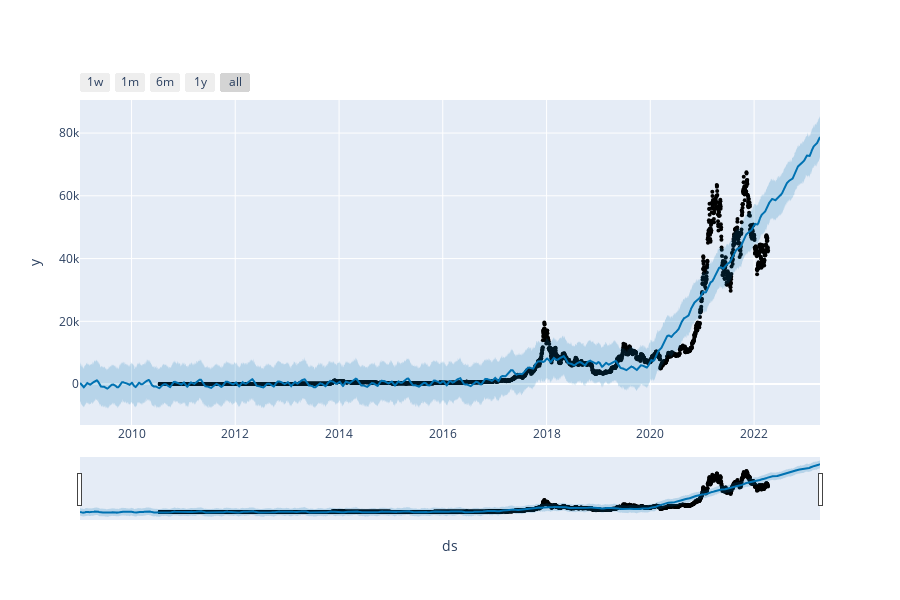

The cell this chart's notebook holds for it:
### Code cell
plot_plotly(m, forecast)

### Figure 1 — Plotly figure (JSON) as saved in the notebook; plotly's stock layout.template omitted (floating-point values rounded to 4 significant figures; data arrays with more than 128 entries replaced by an {"elided": "..."} marker saying what was removed)
{"data": [{"marker": {"color": "black", "size": 4}, "mode": "markers", "name": "Actual", "type": "scatter", "x": {"elided": "4284 str values"}, "y": {"elided": "4284 float values"}}, {"hoverinfo": "skip", "line": {"width": 0}, "mode": "lines", "type": "scatter", "x": {"elided": "5211 str values"}, "y": {"elided": "5211 float values"}}, {"fill": "tonexty", "fillcolor": "rgba(0, 114, 178, 0.2)", "line": {"color": "#0072B2", "width": 2}, "mode": "lines", "name": "Predicted", "type": "scatter", "x": {"elided": "5211 str values"}, "y": {"elided": "5211 float values"}}, {"fill": "tonexty", "fillcolor": "rgba(0, 114, 178, 0.2)", "hoverinfo": "skip", "line": {"width": 0}, "mode": "lines", "type": "scatter", "x": {"elided": "5211 str values"}, "y": {"elided": "5211 float values"}}], "layout": {"height": 600, "showlegend": false, "width": 900, "xaxis": {"rangeselector": {"buttons": [{"count": 7, "label": "1w", "step": "day", "stepmode": "backward"}, {"count": 1, "label": "1m", "step": "month", "stepmode": "backward"}, {"count": 6, "label": "6m", "step": "month", "stepmode": "backward"}, {"count": 1, "label": "1y", "step": "year", "stepmode": "backward"}, {"step": "all"}]}, "rangeslider": {"visible": true}, "title": {"text": "ds"}, "type": "date"}, "yaxis": {"title": {"text": "y"}}}}
